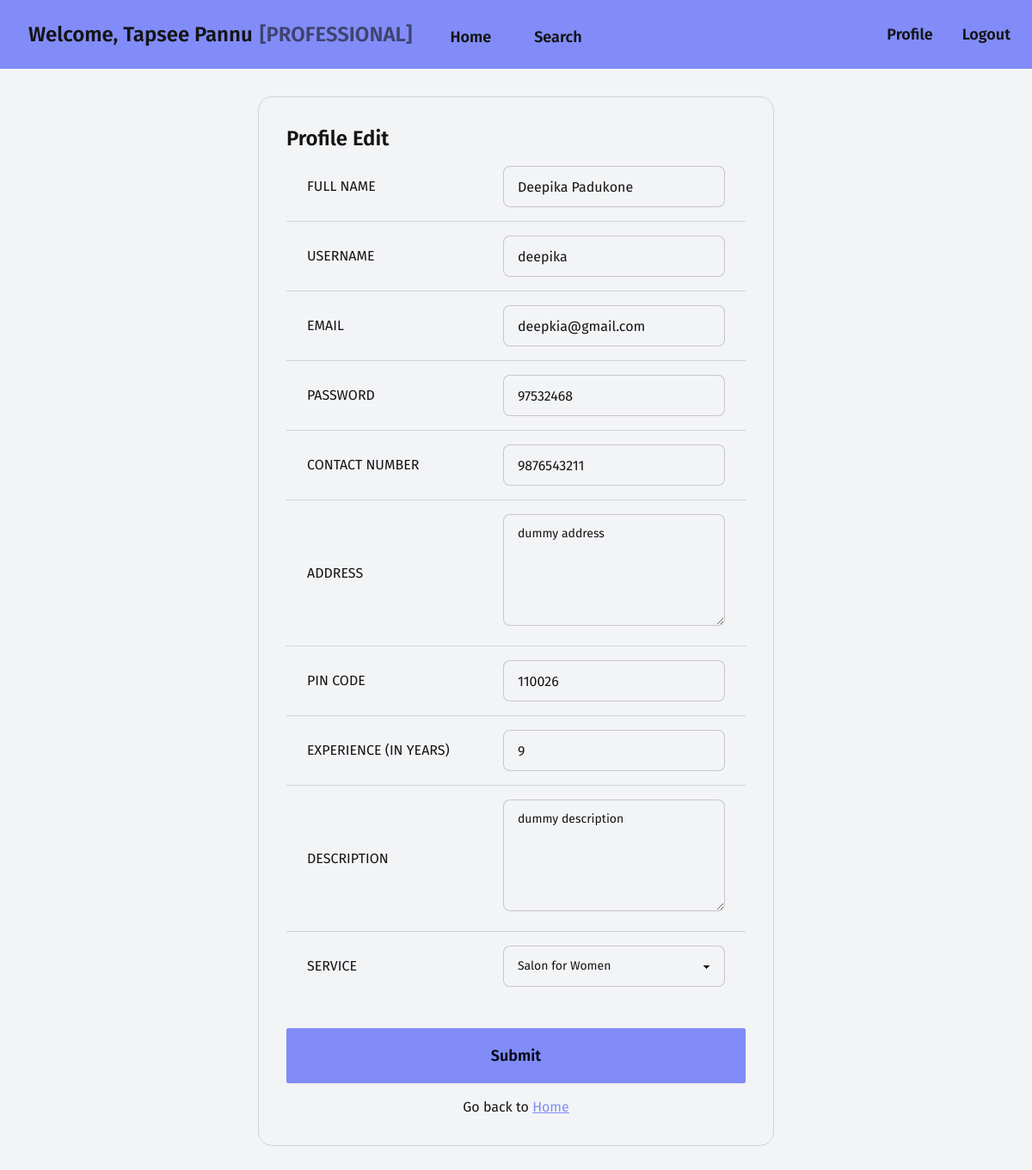
The page /professional/edit/2 (signed in) on the database its author committed.
### models.py (models this page shows, shortened)
class User(db.Model, UserMixin):
    __tablename__ = 'user'
    id: Mapped[int] = mapped_column(
        Integer, primary_key=True, autoincrement="auto")
    fullname: Mapped[str] = mapped_column(String(200))
    username: Mapped[str] = mapped_column(String(30), unique=True)
    email: Mapped[str] = mapped_column(String(200), unique=True)
    password: Mapped[str] = mapped_column(String(40))
    role: Mapped[str] = mapped_column(String(200))
    def get_prof(self):
        sql = select(Professional).join(User).where(
            Professional.user_id == self.id)
        result = db.session.scalars(sql).first()
        return result

class Professional(db.Model):
    __tablename__ = 'professional'
    id: Mapped[int] = mapped_column(
        Integer, primary_key=True, autoincrement="auto")
    user_id: Mapped[int] = mapped_column(ForeignKey("user.id"))
    user: Mapped["User"] = relationship(cascade="all,delete")
    contact: Mapped[str] = mapped_column(String(10), unique=True)
    address: Mapped[str] = mapped_column(Text)
    pincode: Mapped[str] = mapped_column(String(6))
    experience: Mapped[int] = mapped_column(Integer)
    description: Mapped[str] = mapped_column(Text)
    approval: Mapped[Optional[str]] = mapped_column(String, default="PENDING")
    service_id: Mapped[int] = mapped_column(ForeignKey("service.id"))
    service: Mapped["Service"] = relationship(back_populates="professionals")
    created: Mapped[Optional[datetime]] = mapped_column(
        DateTime, server_default=func.now())
    updated: Mapped[Optional[datetime]] = mapped_column(
        DateTime, default=func.now(), onupdate=func.now())

### views.py (the view)
@app.route("/professional/edit/<prof_id>", methods=["GET", "POST"])
def professional_edit(prof_id):
    prof = get_with_id(Professional, prof_id)
    if not (prof):
        return redirect(url_for('not_found'))
    user = prof.user
    if request.method == "POST":
        form = ProfessionalEditForm(request.form)
        if form.validate():
            data = {
                "fullname": form.fullname.data,
                "username": form.username.data,
                "email": form.email.data,
                "password": form.password.data,
                "contact": form.contact.data,
                "address": form.address.data,
                "pincode": form.pincode.data,
                "experience": form.experience.data,
                "description": form.description.data,
                "service_id": form.service_id.data,
            }
            user.fullname = data['fullname']
            user.username = data['username']
            user.email = data['email']
            user.password = data['password']
            prof.contact = data['contact']
            prof.address = data['address']
            prof.pincode = data['pincode']
            prof.experience = data['experience']
            prof.description = data['description']
            prof.service_id = data['service_id']
            db.session.commit()
            flash(f"Profile Successfully Edited: {prof.user.fullname}")
    else:
        form = ProfessionalEditForm(service_id=prof.service_id)
    return render_template("professional/edit.html", form=form, prof=prof)

### forms.py
class ProfessionalEditForm(BaseEditForm):
    contact = StringField("CONTACT NUMBER", [DataRequired(), InputRequired(), Length(min=10, max=10)])
    address = TextAreaField("ADDRESS", [DataRequired(), InputRequired()])
    pincode = StringField("PIN CODE", [DataRequired(), InputRequired(), Length(min=6, max=6)])
    experience = IntegerField("EXPERIENCE (IN YEARS)", [DataRequired(), InputRequired(), NumberRange(min=0)])
    description = TextAreaField("DESCRIPTION", [DataRequired(), InputRequired()])
    available_services = get_current_services()
    service_id = SelectField("SERVICE", [DataRequired(), InputRequired()], choices=available_services)

### login.py (called while the page is built)
@login_manager.user_loader
def load_user(id):
    user = get_with_id(User, int(id))
    if user:
        return user
    else:
        return None

### models.py (called while the page is built)
def get_with_id(model, pkid):
    sql = select(model).where(model.id == pkid)
    result = db.session.scalars(sql).first()
    return result

### templates/professional/edit.html (shortened to what this page needs)
{% extends "base/professional/loggedin.html" %}
{% block content %}
<div class="card card-bordered w-1/2">
  <div class="card-body form-control">
    <form action="{{ url_for('professional_edit', prof_id=prof.id) }}" method="post">
      <h2 class="card-title text-2xl text-center">Profile Edit</h2>
      <table class="table table-lg">
        <tr>
          <td>
            {{ form.fullname.label }}
          </td>
          <td>
            {{ form.fullname(value=prof.user.fullname, class="input w-full input-bordered") }}
          </td>
        </tr>
        <tr>
          <td>
            {{ form.username.label }}
          </td>
          <td>
            {{ form.username(value=prof.user.username, class="input w-full input-bordered") }}
          </td>
        </tr>
        <tr>
          <td>
            {{ form.email.label }}
          </td>
          <td>
            {{ form.email(value=prof.user.email, class="input w-full input-bordered") }}
          </td>
        </tr>
        <tr>
          <td>{{ form.password.label }}</td>
          <td>
            {{ form.password(value=prof.user.password, class="input w-full input-bordered") }}
          </td>
        </tr>
        <tr>
          <td>{{ form.contact.label }}</td>
          <td>
            {{ form.contact(value=prof.contact, class="input w-full input-bordered") }}
          </td>
        </tr>
        <tr>
          <td>{{ form.address.label }}</td>
          <td>
            <textarea rows="4" name="address" id="address"
              class="textarea w-full textarea-bordered">{{ prof.address }}</textarea>
          </td>
        </tr>
        <tr>
          <td>{{ form.pincode.label }}</td>
          <td>
            {{ form.pincode(value=prof.pincode, class="input w-full input-bordered") }}
          </td>
        </tr>
        <tr>
          <td>{{ form.experience.label }}</td>
          <td>
            {{ form.experience(value=prof.experience, class="input w-full input-bordered") }}
          </td>
        </tr>
        <tr>
          <td>{{ form.description.label }}</td>
          <td>
            <textarea rows="4" name="description" id="description"
              class="textarea w-full textarea-bordered">{{ prof.description }}</textarea>
          </td>
        </tr>
        <tr>
          <td>
            {{ form.service_id.label }}
          </td>
          <td>
            {{ form.service_id(class="select w-full select-bordered") }}
          </td>
        </tr>
      </table>
      <input value="Submit" type="submit" class="btn btn-block btn-lg btn-primary mt-8" />
    </form>
    <p class="text-center pt-2">
      Go back to <a href="{{ url_for('professional_home', user_id=current_user.id) }}"
        class="link link-primary">Home</a>
    </p>
  </div>
</div>
{% endblock %}

### templates/base/professional/loggedin.html (shortened to what this page needs)
<!DOCTYPE html>
<html lang="en">
  <head>
    <link rel="stylesheet" href="{{ url_for('static', filename='styles/main.css') }}">
  </head>
  <body>
    <div class="font-fira">
      <nav class="navbar bg-primary">
        <div class="navbar-start">
          <a href="#" class="btn btn-lg btn-ghost text-2xl">
            Welcome, {{ current_user.fullname }} <span class="opacity-60">[PROFESSIONAL]</span>
          </a>
        </div>
        <div class="navbar-center">
          <ul class="menu menu-lg menu-horizontal">
            <li><a href="{{ url_for('professional_home', user_id=current_user.id) }}" class="btn btn-ghost">Home</a></li>
            <li><a href="{{ url_for('professional_search', prof_id=current_user.get_prof().id) }}" class="btn btn-ghost">Search</a></li>
          </ul>
        </div>
        <div class="navbar-end">
          <a href="{{ url_for('professional_profile', prof_id=current_user.get_prof().id) }}" class="btn btn-ghost text-lg">Profile</a>
          <a href="{{ url_for('logout') }}" class="btn btn-ghost text-lg"> Logout </a>
        </div>
      </nav>
      <div class="flex flex-col mt-8 mb-24 gap-8 items-center justify-center">
        {% block content %}{% endblock %}
      </div>
    </div>
  </body>
</html>

### rows shown on the page
User: fullname "Tapsee Pannu"
User: fullname "Deepika Padukone", username "deepika", email "deepkia@gmail.com", password "97532468"
Professional: contact "9876543211", address "dummy address", pincode "110026", experience "9", description "dummy description", service_id "Salon for Women"
